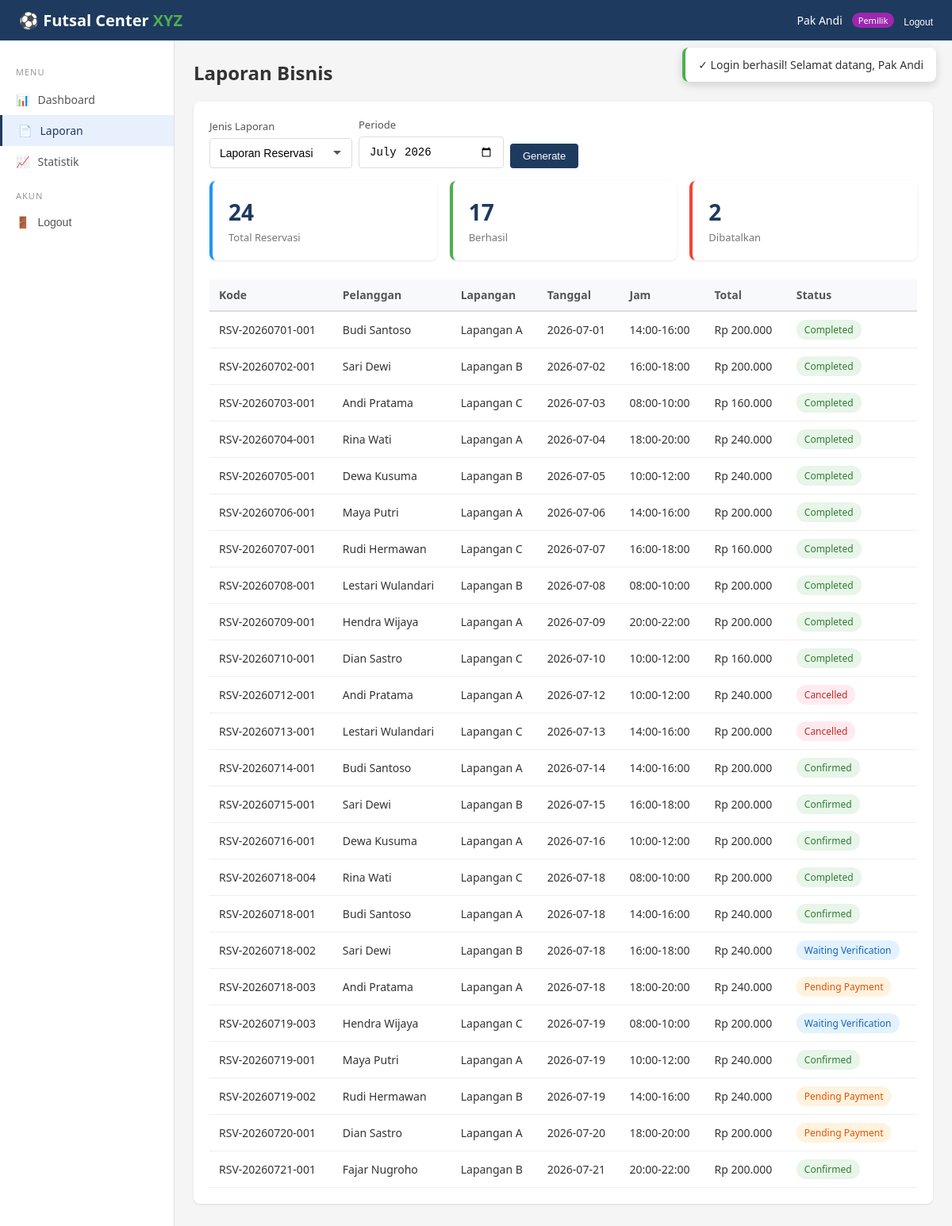
The page /pemilik/laporan.php (signed in) on the database its author committed.
### tables this page shows
CREATE TABLE users (
    id            INT AUTO_INCREMENT PRIMARY KEY,
    nama          VARCHAR(100)   NOT NULL,
    email         VARCHAR(100)   NOT NULL UNIQUE,
    password      VARCHAR(255)   NOT NULL,
    telepon       VARCHAR(20)    NOT NULL,
    alamat        TEXT           NULL,
    role          ENUM('pelanggan','admin','pemilik') NOT NULL DEFAULT 'pelanggan',
    status        ENUM('active','inactive') NOT NULL DEFAULT 'active',
    created_at    DATETIME       NOT NULL DEFAULT CURRENT_TIMESTAMP,
    updated_at    DATETIME       NOT NULL DEFAULT CURRENT_TIMESTAMP ON UPDATE CURRENT_TIMESTAMP,
    INDEX idx_email (email),
    INDEX idx_role  (role)
);

CREATE TABLE reservasi (
    id              INT AUTO_INCREMENT PRIMARY KEY,
    kode            VARCHAR(30)    NOT NULL UNIQUE,
    pelanggan_id    INT            NOT NULL,
    lapangan_id     INT            NOT NULL,
    tanggal         DATE           NOT NULL,
    jam_mulai       TIME           NOT NULL,
    jam_selesai     TIME           NOT NULL,
    durasi          INT            NOT NULL DEFAULT 1,
    total_biaya     INT            NOT NULL,
    catatan         TEXT           NULL,
    status          ENUM('pending_payment','waiting_verification','confirmed','completed','cancelled') NOT NULL DEFAULT 'pending_payment',
    created_at      DATETIME       NOT NULL DEFAULT CURRENT_TIMESTAMP,
    updated_at      DATETIME       NOT NULL DEFAULT CURRENT_TIMESTAMP ON UPDATE CURRENT_TIMESTAMP,
    FOREIGN KEY (pelanggan_id) REFERENCES users(id) ON DELETE RESTRICT,
    FOREIGN KEY (lapangan_id)  REFERENCES lapangan(id) ON DELETE RESTRICT,
    INDEX idx_kode (kode),
    INDEX idx_tanggal (tanggal),
    INDEX idx_status (status)
);

CREATE TABLE lapangan (
    id              INT AUTO_INCREMENT PRIMARY KEY,
    nama            VARCHAR(50)    NOT NULL,
    deskripsi       VARCHAR(255)   NOT NULL,
    tipe            ENUM('indoor','outdoor') NOT NULL DEFAULT 'indoor',
    tarif_weekday   INT            NOT NULL,
    tarif_weekend   INT            NOT NULL,
    status          ENUM('aktif','nonaktif') NOT NULL DEFAULT 'aktif',
    created_at      DATETIME       NOT NULL DEFAULT CURRENT_TIMESTAMP,
    updated_at      DATETIME       NOT NULL DEFAULT CURRENT_TIMESTAMP ON UPDATE CURRENT_TIMESTAMP
);

### pemilik/laporan.php (the view, shortened to what this page needs)
<?php
require_once __DIR__ . '/../includes/layout.php';
renderLayout('pemilik', 'laporan', function() {
    $pdo = db();
    $type = $_GET['type'] ?? 'reservasi';
    $month = $_GET['month'] ?? date('Y-m');
    ?>
    <h2 style="margin-bottom:20px;">Laporan Bisnis</h2>
    <div class="card">
        <form method="GET" style="display:flex; gap:8px; margin-bottom:16px; flex-wrap:wrap; align-items:flex-end;">
            <div class="form-group" style="margin-bottom:0;">
                <label>Jenis Laporan</label>
                <select name="type" class="form-control" style="width:180px;">
                    <option value="reservasi" <?php echo $type==='reservasi'?'selected':''; ?>>Laporan Reservasi</option>
                </select>
            </div>
            <div class="form-group" style="margin-bottom:0;"><label>Periode</label><input type="month" name="month" class="form-control" value="<?php echo $month; ?>"></div>
            <button type="submit" class="btn btn-primary">Generate</button>
        </form>
        <?php if ($type === 'reservasi'):
            $stmt = $pdo->prepare("
                SELECT r.*, l.nama AS lapangan_nama, u.nama AS pelanggan_nama
                FROM reservasi r JOIN lapangan l ON r.lapangan_id = l.id JOIN users u ON r.pelanggan_id = u.id
                WHERE DATE_FORMAT(r.tanggal,'%Y-%m')=? ORDER BY r.tanggal, r.jam_mulai
            ");
            $stmt->execute([$month]);
            $list = $stmt->fetchAll();
            $berhasil = 0; $batal = 0;
            foreach ($list as $r) {
                if (in_array($r['status'], ['confirmed','completed'])) $berhasil++;
                if ($r['status'] === 'cancelled') $batal++;
            }
        ?>
            <div class="stats-grid">
                <div class="stat-card blue"><div class="stat-value"><?php echo count($list); ?></div><div class="stat-label">Total Reservasi</div></div>
                <div class="stat-card green"><div class="stat-value"><?php echo $berhasil; ?></div><div class="stat-label">Berhasil</div></div>
                <div class="stat-card red"><div class="stat-value"><?php echo $batal; ?></div><div class="stat-label">Dibatalkan</div></div>
            </div>
            <div class="table-container"><table>
                <tr><th>Kode</th><th>Pelanggan</th><th>Lapangan</th><th>Tanggal</th><th>Jam</th><th>Total</th><th>Status</th></tr>
                <?php foreach ($list as $r): ?>
                <tr>
                    <td><?php echo $r['kode']; ?></td><td><?php echo sanitize($r['pelanggan_nama']); ?></td>
                    <td><?php echo sanitize($r['lapangan_nama']); ?></td><td><?php echo $r['tanggal']; ?></td>
                    <td><?php echo substr($r['jam_mulai'],0,5); ?>-<?php echo substr($r['jam_selesai'],0,5); ?></td>
                    <td><?php echo formatRupiah($r['total_biaya']); ?></td><td><?php echo statusBadge($r['status']); ?></td>
                </tr>
                <?php endforeach; ?>
            </table></div>
        <?php endif; ?>
    </div>
    <?php
});

### includes/layout.php (shortened to what this page needs)
<?php
require_once __DIR__ . '/../config.php';
function renderLayout($role, $activePage, $contentFn) {
    $user = currentUser();
    $navLinks = '';
    $sidebarItems = [];
    if ($role === 'pelanggan') {
        $navLinks = '
            <a href="pelanggan/jadwal.php">Jadwal</a>
            <a href="pelanggan/reservasi.php">Reservasi Saya</a>
            <div class="nav-user">
                <span class="user-name">' . sanitize($user['nama']) . '</span>
                <span class="user-role">Pelanggan</span>
                <form method="POST" action="proses.php" style="display:inline;">
                    <input type="hidden" name="action" value="logout">
                    <button type="submit" style="background:none;border:none;color:white;font-size:12px;cursor:pointer;">Logout</button>
                </form>
            </div>';
        $sidebarItems = [
            ['page'=>'dashboard', 'icon'=>'&#128202;', 'label'=>'Dashboard', 'href'=>'pelanggan/dashboard.php'],
            ['page'=>'jadwal', 'icon'=>'&#128197;', 'label'=>'Jadwal', 'href'=>'pelanggan/jadwal.php'],
            ['page'=>'reservasi', 'icon'=>'&#128203;', 'label'=>'Reservasi Saya', 'href'=>'pelanggan/reservasi.php'],
            ['page'=>'profil', 'icon'=>'&#128100;', 'label'=>'Profil', 'href'=>'pelanggan/profil.php'],
        ];
    } elseif ($role === 'pemilik') {
        $navLinks = '
            <div class="nav-user">
                <span class="user-name">' . sanitize($user['nama']) . '</span>
                <span class="user-role" style="background:#9C27B0;">Pemilik</span>
                <form method="POST" action="proses.php" style="display:inline;">
                    <input type="hidden" name="action" value="logout">
                    <button type="submit" style="background:none;border:none;color:white;font-size:12px;cursor:pointer;">Logout</button>
                </form>
            </div>';
        $sidebarItems = [
            ['page'=>'dashboard', 'icon'=>'&#128202;', 'label'=>'Dashboard', 'href'=>'pemilik/dashboard.php'],
            ['page'=>'laporan', 'icon'=>'&#128196;', 'label'=>'Laporan', 'href'=>'pemilik/laporan.php'],
            ['page'=>'statistik', 'icon'=>'&#128200;', 'label'=>'Statistik', 'href'=>'pemilik/statistik.php'],
        ];
    }
    ?>
    <!DOCTYPE html>
    <html lang="id">
    <head>
        <link rel="stylesheet" href="styles.css">
    </head>
    <body>
    <div id="toast-container" class="toast-container">
        <?php $flash = getFlash(); if ($flash): ?>
            <div class="toast <?php echo $flash['type']; ?>">
                <?php echo ($flash['type']==='success'?'&#10003;':($flash['type']==='error'?'&#10007;':'&#8505;')); ?>
                <?php echo sanitize($flash['message']); ?>
            </div>
        <?php endif; ?>
    </div>
    <nav class="navbar">
        <div class="logo"><a href="index.php" style="color:white;text-decoration:none;">&#9917; Futsal Center <span>XYZ</span></a></div>
        <div class="nav-links"><?php echo $navLinks; ?></div>
    </nav>
    <div class="layout">
        <div class="sidebar">
            <div class="menu-section">Menu</div>
            <?php foreach ($sidebarItems as $item): ?>
                <?php if (isset($item['section'])): ?>
                    <div class="menu-section"><?php echo $item['section']; ?></div>
                <?php else: ?>
                    <div class="menu-item <?php echo ($activePage === $item['page']) ? 'active' : ''; ?>">
                        <a href="<?php echo $item['href']; ?>" style="text-decoration:none;color:inherit;display:flex;align-items:center;gap:10px;">
                            <span><?php echo $item['icon']; ?></span> <?php echo $item['label']; ?>
                        </a>
                    </div>
                <?php endif; ?>
            <?php endforeach; ?>
            <div class="menu-section">Akun</div>
            <div class="menu-item">
                <form method="POST" action="proses.php" style="display:inline;">
                    <button type="submit" style="background:none;border:none;cursor:pointer;font-size:14px;color:#555;display:flex;align-items:center;gap:10px;">
                        <span>&#128682;</span> Logout
                    </button>
                </form>
            </div>
        </div>
        <div class="main-content">
            <?php $contentFn(); ?>
        </div>
    </div>
    </body>
    </html>
    <?php
}

### config.php (shortened to what this page needs)
<?php
function db() {
    static $pdo = null;
    if ($pdo === null) {
        try {
            $pdo = new PDO(
                "mysql:host=" . DB_HOST . ";dbname=" . DB_NAME . ";charset=utf8mb4",
                DB_USER, DB_PASS,
                [PDO::ATTR_ERRMODE => PDO::ERRMODE_EXCEPTION,
                 PDO::ATTR_DEFAULT_FETCH_MODE => PDO::FETCH_ASSOC,
                 PDO::ATTR_EMULATE_PREPARES => false]
            );
        } catch (PDOException $e) {
            die("Koneksi database gagal. Pastikan MySQL berjalan dan database 'futsal_xyz' sudah diimport.<br>Error: " . $e->getMessage());
        }
    }
    return $pdo;
}
function isLoggedIn() {
    return isset($_SESSION['user_id']);
}
function currentUser() {
    $stmt = db()->prepare("SELECT * FROM users WHERE id = ?");
    $stmt->execute([$_SESSION['user_id']]);
    return $stmt->fetch();
}
function sanitize($str) {
    return htmlspecialchars(trim($str), ENT_QUOTES, 'UTF-8');
}
function formatRupiah($n) {
    return 'Rp ' . number_format($n, 0, ',', '.');
}
function statusBadge($status) {
    $map = [
        'pending_payment'      => ['badge-warning', 'Pending Payment'],
        'waiting_verification' => ['badge-info', 'Waiting Verification'],
        'confirmed'            => ['badge-success', 'Confirmed'],
        'completed'            => ['badge-success', 'Completed'],
        'cancelled'            => ['badge-danger', 'Cancelled'],
    ];
    [$cls, $label] = $map[$status] ?? ['badge-secondary', $status];
    return "<span class=\"badge {$cls}\">{$label}</span>";
}
function getFlash() {
    if (isset($_SESSION['flash'])) {
        $flash = $_SESSION['flash'];
        return $flash;
    }
    return null;
}

### styles.css (style rules this page uses)
* { margin: 0; padding: 0; box-sizing: border-box; }
body { font-family: 'Segoe UI', Tahoma, Geneva, Verdana, sans-serif; background: #f5f5f5; color: #333; }
.navbar { background: #1e3a5f; color: white; padding: 12px 24px; display: flex; justify-content: space-between; align-items: center; position: sticky; top: 0; z-index: 100; }
.navbar .logo { font-size: 20px; font-weight: bold; }
.navbar .logo span { color: #4CAF50; }
.nav-links { display: flex; gap: 20px; align-items: center; }
.nav-user { display: flex; align-items: center; gap: 12px; }
.nav-user .user-name { font-size: 14px; }
.nav-user .user-role { font-size: 11px; background: #4CAF50; padding: 2px 8px; border-radius: 10px; }
.layout { display: flex; min-height: calc(100vh - 50px); }
.sidebar { width: 220px; background: #fff; border-right: 1px solid #ddd; padding: 16px 0; }
.sidebar .menu-item { padding: 0; cursor: pointer; font-size: 14px; color: #555; transition: all 0.2s; }
.sidebar .menu-item a, .sidebar .menu-item button { padding: 10px 20px; width: 100%; text-align: left; }
.sidebar .menu-item.active { background: #e8f0fe; color: #1e3a5f; border-left: 3px solid #1e3a5f; }
.sidebar .menu-section { padding: 16px 20px 8px; font-size: 11px; text-transform: uppercase; color: #999; letter-spacing: 1px; }
.main-content { flex: 1; padding: 24px; }
.card { background: white; border-radius: 8px; padding: 20px; margin-bottom: 16px; box-shadow: 0 1px 3px rgba(0,0,0,0.1); }
.stats-grid { display: grid; grid-template-columns: repeat(auto-fit, minmax(200px, 1fr)); gap: 16px; margin-bottom: 24px; }
.stat-card { background: white; border-radius: 8px; padding: 20px; box-shadow: 0 1px 3px rgba(0,0,0,0.1); }
.stat-card .stat-value { font-size: 28px; font-weight: 700; color: #1e3a5f; }
.stat-card .stat-label { font-size: 13px; color: #777; margin-top: 4px; }
.stat-card.green { border-left: 4px solid #4CAF50; }
.stat-card.blue { border-left: 4px solid #2196F3; }
.stat-card.red { border-left: 4px solid #f44336; }
.table-container { overflow-x: auto; }
table { width: 100%; border-collapse: collapse; font-size: 14px; }
th { background: #f8f9fa; padding: 10px 12px; text-align: left; font-weight: 600; color: #555; border-bottom: 2px solid #ddd; }
td { padding: 10px 12px; border-bottom: 1px solid #eee; }
.btn { padding: 8px 16px; border: none; border-radius: 4px; cursor: pointer; font-size: 13px; font-weight: 500; transition: all 0.2s; display: inline-flex; align-items: center; gap: 6px; text-decoration: none; }
.btn-primary { background: #1e3a5f; color: white; }
.badge { padding: 4px 10px; border-radius: 12px; font-size: 12px; font-weight: 500; display: inline-block; }
.badge-success { background: #e8f5e9; color: #2e7d32; }
.badge-warning { background: #fff3e0; color: #e65100; }
.badge-info { background: #e3f2fd; color: #1565c0; }
.badge-danger { background: #ffebee; color: #c62828; }
.form-group { margin-bottom: 16px; }
.form-group label { display: block; font-size: 13px; font-weight: 500; margin-bottom: 6px; color: #555; }
.form-control { width: 100%; padding: 10px 12px; border: 1px solid #ddd; border-radius: 4px; font-size: 14px; transition: border-color 0.2s; }
select.form-control { appearance: none; padding-right: 36px; }
.toast-container { position: fixed; top: 60px; right: 20px; z-index: 2000; }
.toast { background: white; border-radius: 8px; padding: 12px 16px; box-shadow: 0 4px 12px rgba(0,0,0,0.15); margin-bottom: 8px; display: flex; align-items: center; gap: 10px; font-size: 14px; animation: slideIn 0.3s ease; min-width: 280px; }
.toast.success { border-left: 4px solid #4CAF50; }

### rows shown on the page
users: nama "Pak Andi"
reservasi: kode "RSV-20260701-001", pelanggan.nama "Budi Santoso", lapangan.nama "Lapangan A", tanggal "2026-07-01", jam_mulai "14:00", jam_selesai "16:00", total_biaya "Rp 200.000", label "Completed"
reservasi: kode "RSV-20260702-001", pelanggan.nama "Sari Dewi", lapangan.nama "Lapangan B", tanggal "2026-07-02", jam_mulai "16:00", jam_selesai "18:00", total_biaya "Rp 200.000", label "Completed"
reservasi: kode "RSV-20260703-001", pelanggan.nama "Andi Pratama", lapangan.nama "Lapangan C", tanggal "2026-07-03", jam_mulai "08:00", jam_selesai "10:00", total_biaya "Rp 160.000", label "Completed"
reservasi: kode "RSV-20260704-001", pelanggan.nama "Rina Wati", lapangan.nama "Lapangan A", tanggal "2026-07-04", jam_mulai "18:00", jam_selesai "20:00", total_biaya "Rp 240.000", label "Completed"
reservasi: kode "RSV-20260705-001", pelanggan.nama "Dewa Kusuma", lapangan.nama "Lapangan B", tanggal "2026-07-05", jam_mulai "10:00", jam_selesai "12:00", total_biaya "Rp 240.000", label "Completed"
reservasi: kode "RSV-20260706-001", pelanggan.nama "Maya Putri", lapangan.nama "Lapangan A", tanggal "2026-07-06", jam_mulai "14:00", jam_selesai "16:00", total_biaya "Rp 200.000", label "Completed"
reservasi: kode "RSV-20260707-001", pelanggan.nama "Rudi Hermawan", lapangan.nama "Lapangan C", tanggal "2026-07-07", jam_mulai "16:00", jam_selesai "18:00", total_biaya "Rp 160.000", label "Completed"
reservasi: kode "RSV-20260708-001", pelanggan.nama "Lestari Wulandari", lapangan.nama "Lapangan B", tanggal "2026-07-08", jam_mulai "08:00", jam_selesai "10:00", total_biaya "Rp 200.000", label "Completed"
reservasi: kode "RSV-20260709-001", pelanggan.nama "Hendra Wijaya", lapangan.nama "Lapangan A", tanggal "2026-07-09", jam_mulai "20:00", jam_selesai "22:00", total_biaya "Rp 200.000", label "Completed"
reservasi: kode "RSV-20260710-001", pelanggan.nama "Dian Sastro", lapangan.nama "Lapangan C", tanggal "2026-07-10", jam_mulai "10:00", jam_selesai "12:00", total_biaya "Rp 160.000", label "Completed"
reservasi: kode "RSV-20260712-001", pelanggan.nama "Andi Pratama", lapangan.nama "Lapangan A", tanggal "2026-07-12", jam_mulai "10:00", jam_selesai "12:00", total_biaya "Rp 240.000", label "Cancelled"
reservasi: kode "RSV-20260713-001", pelanggan.nama "Lestari Wulandari", lapangan.nama "Lapangan C", tanggal "2026-07-13", jam_mulai "14:00", jam_selesai "16:00", total_biaya "Rp 200.000", label "Cancelled"
reservasi: kode "RSV-20260714-001", pelanggan.nama "Budi Santoso", lapangan.nama "Lapangan A", tanggal "2026-07-14", jam_mulai "14:00", jam_selesai "16:00", total_biaya "Rp 200.000", label "Confirmed"
reservasi: kode "RSV-20260715-001", pelanggan.nama "Sari Dewi", lapangan.nama "Lapangan B", tanggal "2026-07-15", jam_mulai "16:00", jam_selesai "18:00", total_biaya "Rp 200.000", label "Confirmed"
reservasi: kode "RSV-20260716-001", pelanggan.nama "Dewa Kusuma", lapangan.nama "Lapangan A", tanggal "2026-07-16", jam_mulai "10:00", jam_selesai "12:00", total_biaya "Rp 200.000", label "Confirmed"
reservasi: kode "RSV-20260718-004", pelanggan.nama "Rina Wati", lapangan.nama "Lapangan C", tanggal "2026-07-18", jam_mulai "08:00", jam_selesai "10:00", total_biaya "Rp 200.000", label "Completed"
reservasi: kode "RSV-20260718-001", pelanggan.nama "Budi Santoso", lapangan.nama "Lapangan A", tanggal "2026-07-18", jam_mulai "14:00", jam_selesai "16:00", total_biaya "Rp 240.000", label "Confirmed"
reservasi: kode "RSV-20260718-002", pelanggan.nama "Sari Dewi", lapangan.nama "Lapangan B", tanggal "2026-07-18", jam_mulai "16:00", jam_selesai "18:00", total_biaya "Rp 240.000", label "Waiting Verification"
reservasi: kode "RSV-20260718-003", pelanggan.nama "Andi Pratama", lapangan.nama "Lapangan A", tanggal "2026-07-18", jam_mulai "18:00", jam_selesai "20:00", total_biaya "Rp 240.000", label "Pending Payment"
reservasi: kode "RSV-20260719-003", pelanggan.nama "Hendra Wijaya", lapangan.nama "Lapangan C", tanggal "2026-07-19", jam_mulai "08:00", jam_selesai "10:00", total_biaya "Rp 200.000", label "Waiting Verification"
reservasi: kode "RSV-20260719-001", pelanggan.nama "Maya Putri", lapangan.nama "Lapangan A", tanggal "2026-07-19", jam_mulai "10:00", jam_selesai "12:00", total_biaya "Rp 240.000", label "Confirmed"
reservasi: kode "RSV-20260719-002", pelanggan.nama "Rudi Hermawan", lapangan.nama "Lapangan B", tanggal "2026-07-19", jam_mulai "14:00", jam_selesai "16:00", total_biaya "Rp 240.000", label "Pending Payment"
reservasi: kode "RSV-20260720-001", pelanggan.nama "Dian Sastro", lapangan.nama "Lapangan A", tanggal "2026-07-20", jam_mulai "18:00", jam_selesai "20:00", total_biaya "Rp 200.000", label "Pending Payment"
reservasi: kode "RSV-20260721-001", pelanggan.nama "Fajar Nugroho", lapangan.nama "Lapangan B", tanggal "2026-07-21", jam_mulai "20:00", jam_selesai "22:00", total_biaya "Rp 200.000", label "Confirmed"

### other values the page prints
$flash['message'] "Login berhasil! Selamat datang, Pak Andi"
$item['icon'] "📊"
$item['label'] "Dashboard"
$item['icon'] "📄"
$item['label'] "Laporan"
$item['icon'] "📈"
$item['label'] "Statistik"
count($list) "24"
$berhasil "17"
$batal "2"
